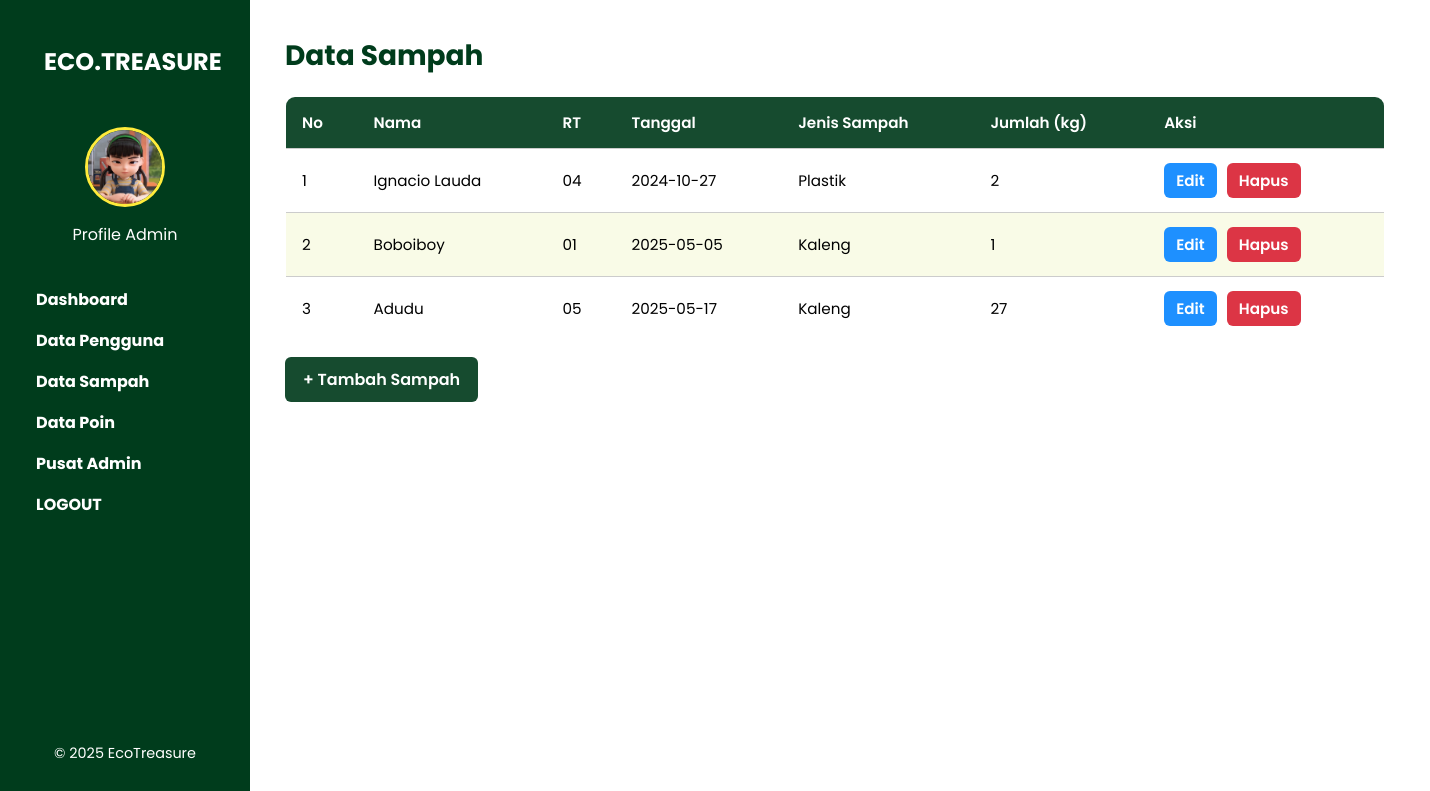
The app's page /pages/sampah.php with its own data.
### tables this page shows
CREATE TABLE `sampah` (
  `id` int(11) NOT NULL,
  `nama` varchar(100) NOT NULL,
  `rt` varchar(10) NOT NULL,
  `tanggal` date NOT NULL,
  `jenis_sampah` varchar(50) DEFAULT NULL,
  `jumlah` float NOT NULL
);

### pages/sampah.php (the view, shortened to what this page needs)
<?php
include '../includes/layout.php';
include '../includes/db.php';
$query = "SELECT * FROM sampah";
$result = mysqli_query($conn, $query);
?>
<div class="main-content">
  <h2>Data Sampah</h2>
  <table>
    <thead>
      <tr>
        <th>No</th>
        <th>Nama</th>
        <th>RT</th>
        <th>Tanggal</th>
        <th>Jenis Sampah</th>
        <th>Jumlah (kg)</th>
        <th>Aksi</th>
      </tr>
    </thead>
    <tbody>
      <?php
      $no = 1;
      while ($row = mysqli_fetch_assoc($result)) {
          echo "<tr>
                  <td>{$no}</td>
                  <td>{$row['nama']}</td>
                  <td>{$row['rt']}</td>
                  <td>{$row['tanggal']}</td>
                  <td>{$row['jenis_sampah']}</td>
                  <td>{$row['jumlah']}</td>
                  <td>
                    <a href='../progres/update_sampah.php?id={$row['id']}' class='btn-action btn-edit'>Edit</a>
                    <a href='../progres/delete_sampah.php?id={$row['id']}' class='btn-action btn-delete' onclick=\"return confirm('Yakin?')\">Hapus</a>
                  </td>
                </tr>";
          $no++;
      }
      ?>
    </tbody>
  </table>
  <a href="../progres/tambah_sampah.php" class="btn">+ Tambah Sampah</a>
</div>

### includes/layout.php (style rules this page uses)
:root { --green-dark: #003c1c; --green-light: #164b2f; --yellow-soft: #f9fbe7; --yellow: #ffeb3b; --white: #ffffff; --black: #1f1f1f; --grey-border: #ccc; }
* { margin: 0; padding: 0; box-sizing: border-box; }
body { display: flex; min-height: 100vh; font-family: 'Poppins', sans-serif; position: relative; }
.main-content { margin-left: 250px; padding: 2rem; min-height: 100vh; background-color: var(--white); box-sizing: border-box; font-family: 'Poppins', sans-serif; }

### pages/sampah.php (style rules this page uses)
body { font-family: 'Poppins', sans-serif; }
.main-content { padding: 35px; }
.main-content h2 { font-size: 1.75rem; margin-bottom: 1.2rem; color: var(--green-dark); }
table { width: 100%; min-width: 1100px; border-collapse: collapse; background-color: var(--white); border: 1px solid var(--green-dark); border-radius: 10px; overflow: hidden; }
th, td { padding: 14px 16px; text-align: left; border-bottom: 1px solid var(--grey-border); font-size: 0.95rem; }
th { background-color: var(--green-light); color: var(--white); font-weight: 600; }
tr:nth-child(even) { background-color: var(--yellow-soft); }
.btn-action { padding: 6px 12px; border-radius: 6px; font-weight: 600; text-decoration: none; color: white; margin-right: 6px; display: inline-block; transition: background-color 0.3s ease; }
.btn-edit { background-color: #1E90FF; }
.btn-delete { background-color: #dc3545; }
.btn { display: inline-block; margin-top: 16px; background-color: var(--green-light); color: var(--white); padding: 10px 18px; border-radius: 6px; font-weight: 600; text-decoration: none; transition: background-color 0.3s; }

### records on screen
sampah: nama "Ignacio Lauda", rt "04", tanggal "2024-10-27", jenis_sampah "Plastik", jumlah "2"
sampah: nama "Boboiboy", rt "01", tanggal "2025-05-05", jenis_sampah "Kaleng", jumlah "1"
sampah: nama "Adudu", rt "05", tanggal "2025-05-17", jenis_sampah "Kaleng", jumlah "27"
